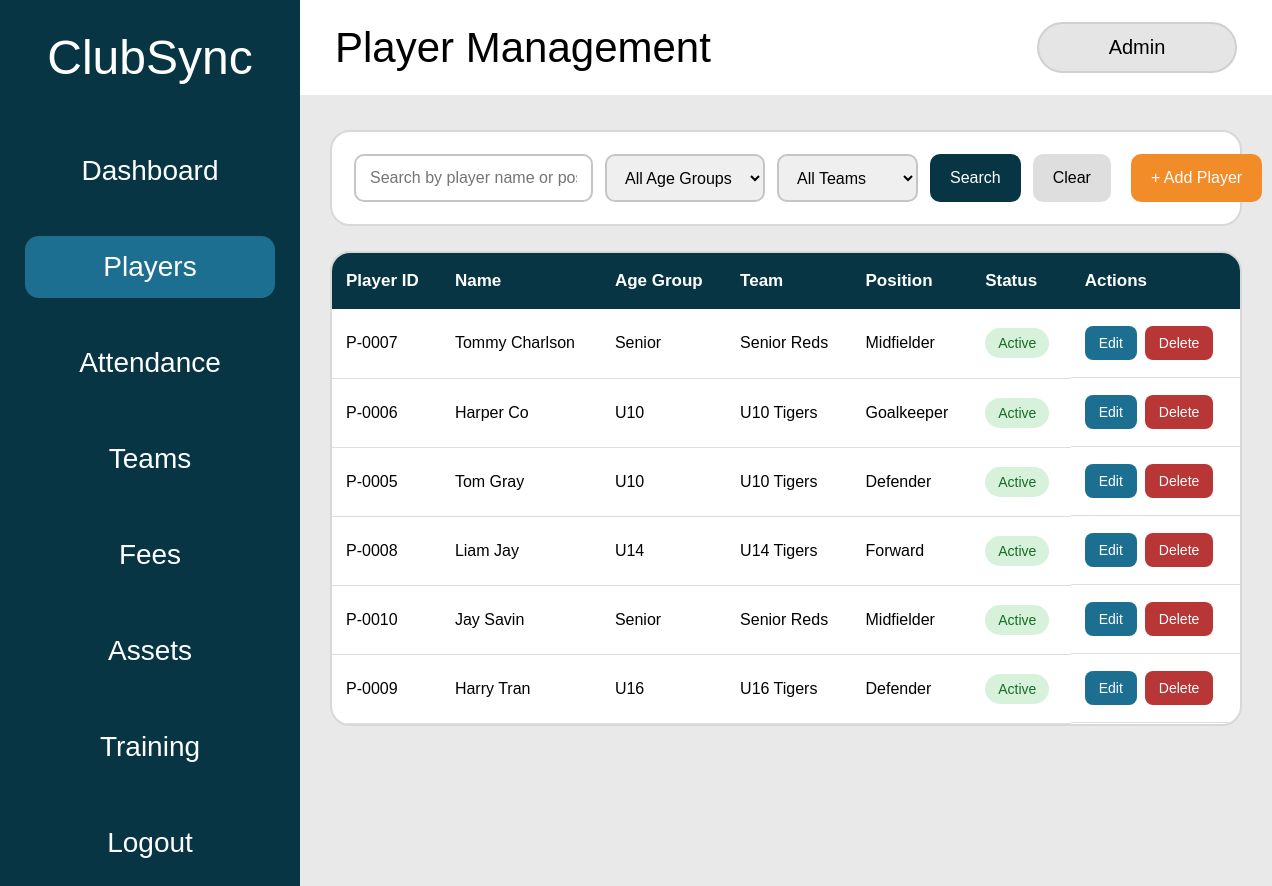
Before: /players (signed in) with the older database file.
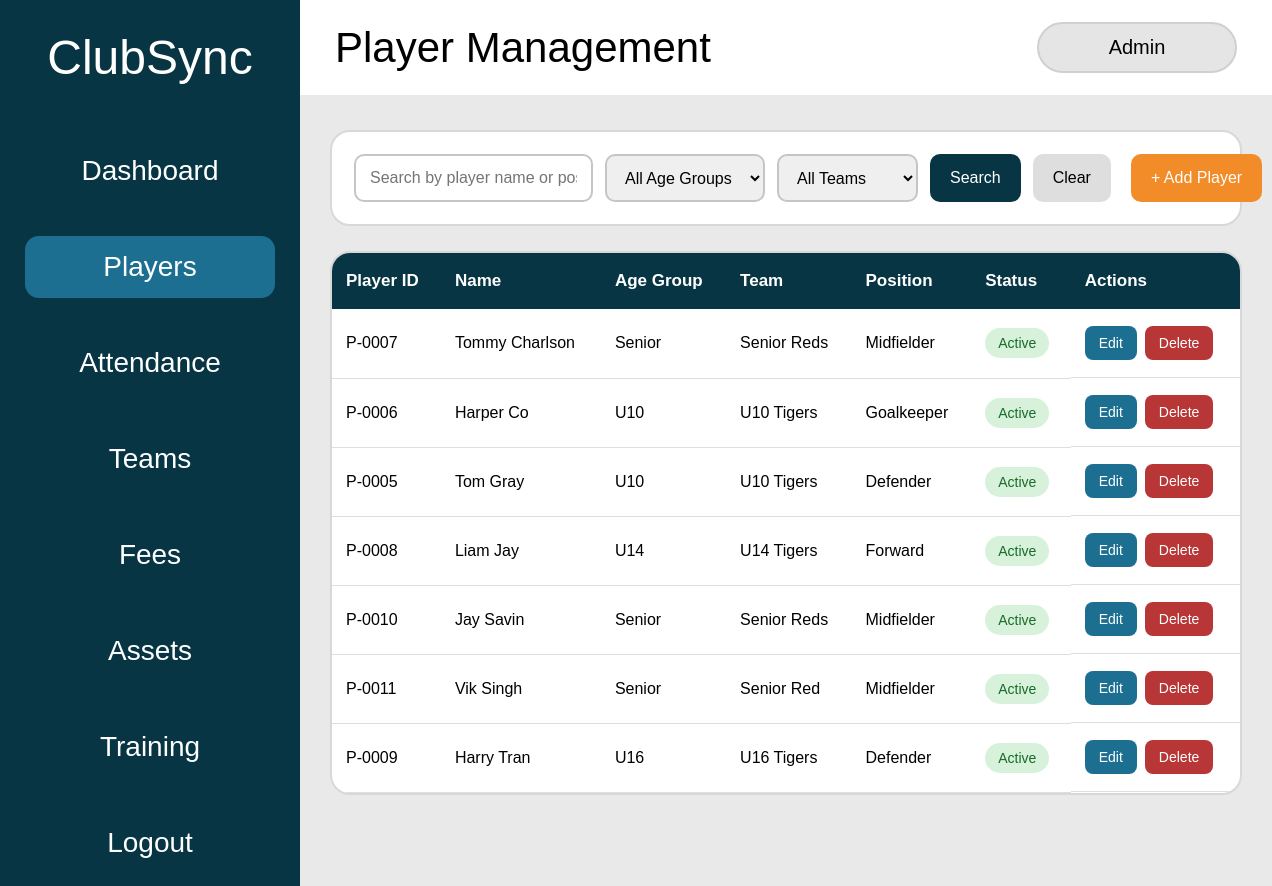
After: the same page with the newer database file.
### tables this page shows
CREATE TABLE players (
    player_id INTEGER PRIMARY KEY AUTOINCREMENT,
    first_name TEXT NOT NULL,
    last_name TEXT NOT NULL,
    date_of_birth TEXT NOT NULL,
    age_group TEXT NOT NULL,
    team TEXT NOT NULL,
    position TEXT NOT NULL,
    contact_phone TEXT,
    emergency_contact TEXT,
    medical_notes TEXT,
    registration_status TEXT NOT NULL DEFAULT 'Active'
);

### app.py (the view, shortened to what this page needs)
@app.route("/players")
def players():
    if "role" not in session:
        return redirect(url_for("login"))
    if session["role"] == "Viewer":
        return redirect(url_for("viewer"))
    search = request.args.get(
        "search",
        ""
    ).strip()
    age_group = request.args.get(
        "age_group",
        ""
    ).strip()
    team = request.args.get(
        "team",
        ""
    ).strip()
    connection = get_database_connection()
    query = """
        SELECT *
        FROM players
        WHERE 1 = 1
    """
    parameters = []
    if age_group:
        query += " AND age_group = ?"
        parameters.append(age_group)
    if team:
        query += " AND team = ?"
        parameters.append(team)
    query += """
        ORDER BY
            last_name,
            first_name
    """
    player_records = connection.execute(
        query,
        parameters
    ).fetchall()
    teams = connection.execute("""
        SELECT DISTINCT team
        FROM players
        WHERE team != ''
        ORDER BY team
    """).fetchall()
    connection.close()
    return render_template(
        "players.html",
        players=player_records,
        teams=teams,
        search=search,
        selected_age_group=age_group,
        selected_team=team
    )

### app.py (called while the page is built)
def get_database_connection():
    connection = sqlite3.connect("clubsync.db")
    connection.row_factory = sqlite3.Row
    connection.execute("PRAGMA foreign_keys = ON")
    return connection

### templates/players.html (shortened to what the changed rows need)
<!DOCTYPE html>
<html lang="en">
<head>
    <link
        rel="stylesheet"
        href="{{ url_for('static', filename='css/style.css') }}"
    >
</head>
<body>
<div class="app-layout">
    <aside class="sidebar">
        <h1>ClubSync</h1>
    </aside>
    <main class="main-content">
        <div class="top-bar">
            <div>
                <h2>Player Management</h2>
            </div>
        </div>
        <section class="player-table-container">
            <table class="player-table">
                <thead>
                    <tr>
                        <th>Player ID</th>
                        <th>Name</th>
                        <th>Age Group</th>
                        <th>Team</th>
                        <th>Position</th>
                        <th>Status</th>
                        <th>Actions</th>
                    </tr>
                </thead>
                <tbody>
                    {% for player in players %}
                    <tr>
                        <td>
                            P-{{ "%04d"|format(player["player_id"]) }}
                        </td>
                        <td>
                            {{ player["first_name"] }}
                            {{ player["last_name"] }}
                        </td>
                        <td>
                            {{ player["age_group"] }}
                        </td>
                        <td>
                            {{ player["team"] }}
                        </td>
                        <td>
                            {{ player["position"] }}
                        </td>
                        <td>
                            <span
                                class="player-status
                                {% if player['registration_status'] == 'Active' %}
                                    active-status
                                {% else %}
                                    inactive-status
                                {% endif %}"
                            >
                                {{ player["registration_status"] }}
                            </span>
                        </td>
                        <td class="player-actions">
                                                        {% if session["role"] == "Admin" %}
                            <button
                                type="button"
                                class="edit-player-button"
                                onclick="openEditPlayerModal(
                                    '{{ player['player_id'] }}',
                                    '{{ player['first_name']|e }}',
                                    '{{ player['last_name']|e }}',
                                    '{{ player['date_of_birth'] }}',
                                    '{{ player['age_group'] }}',
                                    '{{ player['team']|e }}',
                                    '{{ player['position'] }}',
                                    '{{ player['contact_phone']|e }}',
                                    '{{ player['emergency_contact']|e }}',
                                    '{{ player['medical_notes']|e }}',
                                    '{{ player['registration_status'] }}'
                                )"
                            >
                                Edit
                            </button>
                            <form
                                method="POST"
                                action="{{ url_for(
                                    'delete_player',
                                    player_id=player['player_id']
                                ) }}"
                                class="delete-player-form"
                                onsubmit="return confirm(
                                    'Are you sure you want to delete this player?'
                                );"
                            >
                                <button
                                    type="submit"
                                    class="delete-player-button"
                                >
                                    Delete
                                </button>
                            </form>
                            {% else %}
                            <span class="coach-view-label">
                                View only
                            </span>
                            {% endif %}
                        </td>
                    </tr>
                    {% endfor %}
                </tbody>
            </table>
        </section>
    </main>
</div>
</body>
</html>

Changed rows visible on the page:
added players: player_id "0011", first_name "Vik", last_name "Singh", age_group "Senior", team "Senior Red", position "Midfielder", registration_status "Active"
